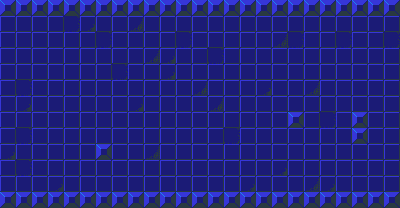

The image is a tile-based game level rendered from a .tmx file. Its description and complete source (layers, tilesets, objects, tile grids) follow:
An orthogonal 25x13 tile map with 16x16 px tiles, 1 tile layer (tiles), 2 tilesets and 5 objects (3x enemy, 2x exit).

<map version="1.0" orientation="orthogonal" renderorder="right-down" width="25" height="13" tilewidth="16" tileheight="16" nextobjectid="7">
 <tileset firstgid="1" source="baseblueold.tsx" />
 <tileset firstgid="17" source="bads.tsx" />
 <layer name="tiles" width="25" height="13">
  <data encoding="csv">
2,2,2,2,2,2,2,2,2,2,2,2,2,2,2,2,2,2,2,2,2,2,2,2,2,
1,1,1,1,5,3,1,1,4,1,1,1,1,1,1,1,1,1,1,1,1,1,1,1,1,
1,1,1,1,1,1,5,1,1,1,1,5,1,1,1,1,1,4,5,1,1,5,1,1,5,
1,1,1,1,1,1,1,1,1,4,3,1,1,5,1,1,1,1,1,1,1,1,1,1,1,
1,1,1,1,1,1,1,5,1,1,3,1,1,1,1,1,1,1,1,1,1,1,1,1,1,
1,5,1,1,1,1,1,1,1,1,1,1,4,1,1,1,3,1,1,4,1,1,1,1,1,
1,3,1,1,1,1,1,1,3,1,1,1,1,4,1,1,1,1,1,1,1,1,1,1,1,
1,1,1,1,1,1,1,1,1,1,1,1,1,1,1,1,1,1,2,1,5,1,2,1,1,
1,5,1,1,1,1,1,1,1,1,1,1,1,1,5,1,1,1,1,1,1,1,2,1,1,
3,1,1,1,1,1,2,1,1,4,1,1,1,1,1,1,1,1,1,1,1,1,1,1,1,
1,5,1,1,1,1,1,1,1,1,1,1,1,1,1,1,1,3,1,1,1,1,1,1,1,
1,1,1,3,1,1,1,1,1,1,1,1,1,1,1,3,1,1,1,4,3,1,1,1,1,
2,2,2,2,2,2,2,2,2,2,2,2,2,2,2,2,2,2,2,2,2,2,2,2,2
</data>
 </layer>
 <objectgroup name="exits">
  <object id="5" type="exit" x="0" y="16">
   <properties>
    <property name="exit" type="int" value="-1" />
    <property name="xflip" type="int" value="1" />
   </properties>
   <polyline points="0,0 0,176" />
  </object>
  <object id="6" type="exit" x="400" y="16">
   <properties>
    <property name="exit" type="int" value="1" />
    <property name="xflip" type="int" value="1" />
   </properties>
   <polyline points="0,0 0,176" />
  </object>
 </objectgroup>
 <objectgroup name="bads">
  <object id="1" type="enemy" gid="17" x="128" y="112" width="16" height="16">
   <properties>
    <property name="bad" value="hood" />
   </properties>
  </object>
  <object id="2" type="enemy" gid="17" x="256" y="112" width="16" height="16">
   <properties>
    <property name="bad" value="hood" />
   </properties>
  </object>
  <object id="4" type="enemy" gid="19" x="192" y="80" width="16" height="16">
   <properties>
    <property name="bad" value="knight" />
   </properties>
  </object>
 </objectgroup>
</map>
